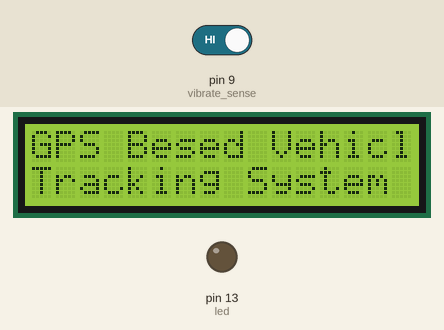
This sketch was run on a simulated Arduino Uno, built with avr-gcc and run on an emulated ATmega328P. On the bench: 16×2 character LCD, output pins drawn as LEDs (lit = HIGH). Inputs (shaded band) come from the test bench; at power-on: pin 9 (vibrate_sense) HIGH. What the sketch prints to the serial monitor is not drawn.

Above: at 4.2 s.
4.3 s: pin 9 (vibrate_sense) driven LOW
At 5.4 s:
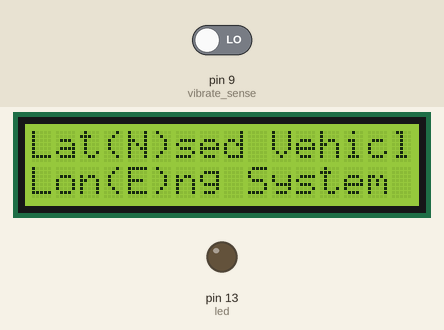
Timing chart, 0 to 7.3 s (numbered marks = the images above; inputs shaded):
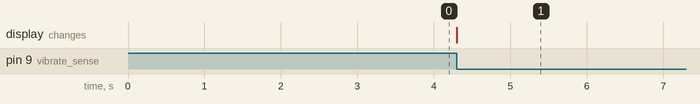

The sketch:

Accident_Engg.ino
```cpp
#include<LiquidCrystal.h>
LiquidCrystal lcd(2,3,4,5,6,7);

#define vibrate_sense 9

char str[70];
char *test="$GPGGA";
char logitude[10];
char latitude[10];

int i,j,k;
int temp;
//int Ctrl+z=26;    //for sending msg
int led=13;

void setup()
{
  lcd.begin(16,2);
  Serial.begin(4800);
  pinMode(vibrate_sense, INPUT);
  pinMode(led, OUTPUT);
  lcd.setCursor(0,0);
  lcd.print("GPS Besed Vehicle ");
  lcd.setCursor(0,1);
  lcd.print("Tracking System");
  delay(3000);
}

void loop()
{
  if (digitalRead(vibrate_sense)==0)
  {
    for(i=18;i<27;i++)          //extract latitude from string
    {
      latitude[j]=str[i];
      j++;
    }

    for(i=30;i<40;i++)          //extract longitude from string
    {
      logitude[k]=str[i];
      k++;
    }

    lcd.setCursor(0,0);        //display latitude and longitude on 16X2 lcd display
    lcd.print("Lat(N)");
    lcd.print(latitude);
    lcd.setCursor(0,1);
    lcd.print("Lon(E)");
    lcd.print(logitude);
    delay(100);
    Serial.begin(9600);
    Serial.println("AT+CMGF=1");    //select text mode
    delay(10);
    Serial.println("AT+CMGS=\"9404292958\"");  // enter receipent number
    Serial.println("Vehicle Accident Happend at Place:");
    Serial.print("Latitude(N): ");             //enter latitude in msg
    Serial.println(latitude);                  //enter latitude value in msg
    Serial.print("Longitude(E): ");            //enter Longitude in Msg
    Serial.println(logitude);                  //enter longitude value in msg
    Serial.print("Help Please");
    Serial.write(26);                      //send msg  Ctrl+z=26
    temp=0;
    i=0;
    j=0;
    k=0;
    delay(20000);                        // next reading within 20 seconds
    Serial.begin(4800);
  }
}

void serialEvent()
{
  while (Serial.available())            //Serial incomming data from GPS
  {
    char inChar = (char)Serial.read();
     str[i]= inChar;                    //store incomming data from GPS to temparary string str[]
     i++;
     if (i < 7)
     {
      if(str[i-1] != test[i-1])         //check for right string
      {
        i=0;
      }
     }
    if(i >=60)
    {
     break;
    }
  }
}
```

Measured:
- after the input at 4.3 s, the display: changes at once (image 1)
